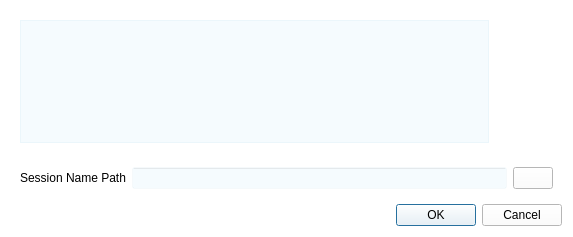
<?xml version="1.0" encoding="UTF-8"?>
<ui version="4.0">
 <class>MergeFilesDialog</class>
 <widget class="QDialog" name="MergeFilesDialog">
  <property name="geometry">
   <rect>
    <x>0</x>
    <y>0</y>
    <width>573</width>
    <height>237</height>
   </rect>
  </property>
  <property name="windowTitle">
   <string>Open and Concatenate Files</string>
  </property>
  <property name="windowIcon">
   <iconset resource="OFSResources.qrc">
    <normaloff>:/new/Bitmaps/Bitmaps/documents7.png</normaloff>:/new/Bitmaps/Bitmaps/documents7.png</iconset>
  </property>
  <property name="styleSheet">
   <string notr="true">background-color: rgb(255, 255, 255);</string>
  </property>
  <layout class="QVBoxLayout" name="verticalLayout_2">
   <item>
    <widget class="QWidget" name="widget_3" native="true">
     <layout class="QHBoxLayout" name="horizontalLayout_2">
      <item>
       <widget class="QListWidget" name="fileList">
        <property name="styleSheet">
         <string notr="true">QListWidget {
    alternate-background-color: white;
	background-color: rgba(0, 159, 227, 10);
	
}</string>
        </property>
        <property name="alternatingRowColors">
         <bool>true</bool>
        </property>
        <property name="selectionMode">
         <enum>QAbstractItemView::MultiSelection</enum>
        </property>
        <property name="selectionRectVisible">
         <bool>false</bool>
        </property>
        <property name="sortingEnabled">
         <bool>false</bool>
        </property>
       </widget>
      </item>
      <item alignment="Qt::AlignTop">
       <widget class="QWidget" name="widget_2" native="true">
        <property name="minimumSize">
         <size>
          <width>16</width>
          <height>16</height>
         </size>
        </property>
        <property name="maximumSize">
         <size>
          <width>16777215</width>
          <height>60</height>
         </size>
        </property>
        <layout class="QVBoxLayout" name="verticalLayout">
         <item>
          <widget class="QPushButton" name="addFilesPB">
           <property name="enabled">
            <bool>true</bool>
           </property>
           <property name="sizePolicy">
            <sizepolicy hsizetype="Minimum" vsizetype="Minimum">
             <horstretch>0</horstretch>
             <verstretch>0</verstretch>
            </sizepolicy>
           </property>
           <property name="minimumSize">
            <size>
             <width>24</width>
             <height>24</height>
            </size>
           </property>
           <property name="toolTip">
            <string>Add Files</string>
           </property>
           <property name="text">
            <string/>
           </property>
           <property name="icon">
            <iconset resource="OFSResources.qrc">
             <normaloff>:/new/Bitmaps/Bitmaps/Plus.png</normaloff>:/new/Bitmaps/Bitmaps/Plus.png</iconset>
           </property>
           <property name="flat">
            <bool>true</bool>
           </property>
          </widget>
         </item>
         <item>
          <widget class="QPushButton" name="removeFilesPB">
           <property name="minimumSize">
            <size>
             <width>24</width>
             <height>24</height>
            </size>
           </property>
           <property name="toolTip">
            <string>Remove Files</string>
           </property>
           <property name="text">
            <string/>
           </property>
           <property name="icon">
            <iconset resource="OFSResources.qrc">
             <normaloff>:/new/Bitmaps/Bitmaps/Minus.png</normaloff>:/new/Bitmaps/Bitmaps/Minus.png</iconset>
           </property>
           <property name="flat">
            <bool>true</bool>
           </property>
          </widget>
         </item>
        </layout>
       </widget>
      </item>
     </layout>
    </widget>
   </item>
   <item>
    <widget class="QWidget" name="widget" native="true">
     <layout class="QHBoxLayout" name="horizontalLayout">
      <item>
       <widget class="QLabel" name="label">
        <property name="text">
         <string>Session Name Path</string>
        </property>
       </widget>
      </item>
      <item>
       <widget class="QLineEdit" name="groupName">
        <property name="styleSheet">
         <string notr="true">background-color: rgba(0, 159, 227, 10);
</string>
        </property>
       </widget>
      </item>
      <item>
       <widget class="QPushButton" name="browsePB">
        <property name="toolTip">
         <string>Browse</string>
        </property>
        <property name="text">
         <string/>
        </property>
        <property name="icon">
         <iconset resource="OFSResources.qrc">
          <normaloff>:/new/Bitmaps/Bitmaps/backward18.png</normaloff>:/new/Bitmaps/Bitmaps/backward18.png</iconset>
        </property>
        <property name="iconSize">
         <size>
          <width>8</width>
          <height>8</height>
         </size>
        </property>
        <property name="autoDefault">
         <bool>true</bool>
        </property>
        <property name="flat">
         <bool>false</bool>
        </property>
       </widget>
      </item>
     </layout>
    </widget>
   </item>
   <item>
    <widget class="QDialogButtonBox" name="buttonBox">
     <property name="orientation">
      <enum>Qt::Horizontal</enum>
     </property>
     <property name="standardButtons">
      <set>QDialogButtonBox::Cancel|QDialogButtonBox::Ok</set>
     </property>
    </widget>
   </item>
  </layout>
 </widget>
 <resources>
  <include location="OFSResources.qrc"/>
 </resources>
 <connections>
  <connection>
   <sender>buttonBox</sender>
   <signal>accepted()</signal>
   <receiver>MergeFilesDialog</receiver>
   <slot>checkInputs()</slot>
   <hints>
    <hint type="sourcelabel">
     <x>248</x>
     <y>254</y>
    </hint>
    <hint type="destinationlabel">
     <x>157</x>
     <y>274</y>
    </hint>
   </hints>
  </connection>
  <connection>
   <sender>buttonBox</sender>
   <signal>rejected()</signal>
   <receiver>MergeFilesDialog</receiver>
   <slot>reject()</slot>
   <hints>
    <hint type="sourcelabel">
     <x>316</x>
     <y>260</y>
    </hint>
    <hint type="destinationlabel">
     <x>286</x>
     <y>274</y>
    </hint>
   </hints>
  </connection>
  <connection>
   <sender>addFilesPB</sender>
   <signal>clicked()</signal>
   <receiver>MergeFilesDialog</receiver>
   <slot>addFiles()</slot>
   <hints>
    <hint type="sourcelabel">
     <x>357</x>
     <y>35</y>
    </hint>
    <hint type="destinationlabel">
     <x>199</x>
     <y>188</y>
    </hint>
   </hints>
  </connection>
  <connection>
   <sender>removeFilesPB</sender>
   <signal>clicked()</signal>
   <receiver>MergeFilesDialog</receiver>
   <slot>removeFiles()</slot>
   <hints>
    <hint type="sourcelabel">
     <x>357</x>
     <y>59</y>
    </hint>
    <hint type="destinationlabel">
     <x>199</x>
     <y>188</y>
    </hint>
   </hints>
  </connection>
  <connection>
   <sender>browsePB</sender>
   <signal>clicked()</signal>
   <receiver>MergeFilesDialog</receiver>
   <slot>browseSessionName()</slot>
   <hints>
    <hint type="sourcelabel">
     <x>367</x>
     <y>319</y>
    </hint>
    <hint type="destinationlabel">
     <x>197</x>
     <y>188</y>
    </hint>
   </hints>
  </connection>
 </connections>
 <slots>
  <slot>addFiles()</slot>
  <slot>removeFiles()</slot>
  <slot>checkInputs()</slot>
  <slot>browseSessionName()</slot>
 </slots>
</ui>
